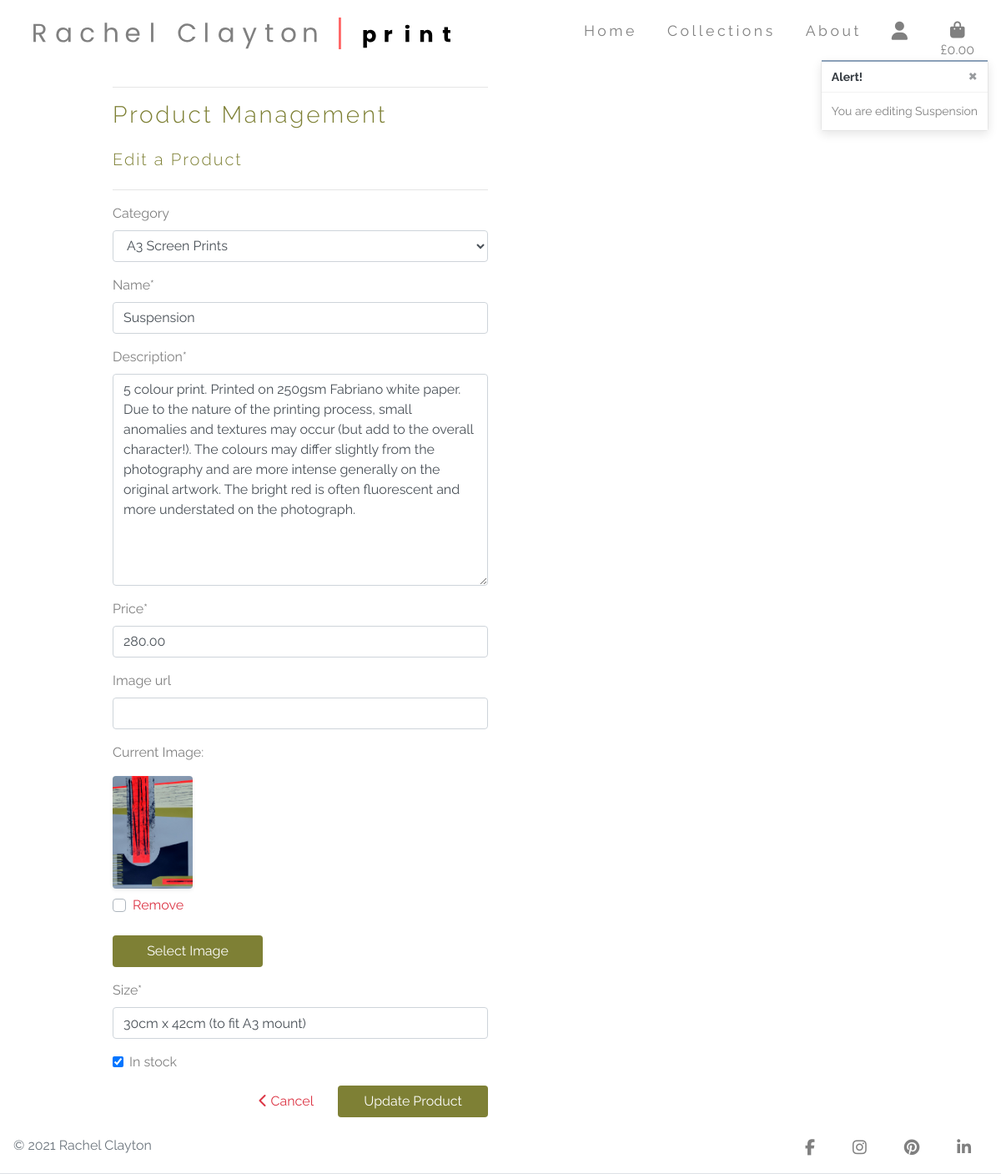
Page /products/edit/1/ (signed in) on the committed database.
### products/models.py (models this page shows, shortened)
class Product(models.Model):
    category = models.ForeignKey(
        'Category', null=True, blank=True, on_delete=models.SET_NULL)
    name = models.CharField(max_length=250)
    description = models.TextField()
    price = models.DecimalField(max_digits=6, decimal_places=2)
    image_url = models.URLField(max_length=1024, null=True, blank=True)
    image = models.ImageField(null=True, blank=True)
    size = models.CharField(max_length=50)
    in_stock = models.BooleanField(default=True)

### products/views.py (the view)
# urls.py: path('edit/<int:product_id>/', views.edit_product, name='edit_product'),
@login_required
def edit_product(request, product_id):
    if not request.user.is_superuser:
        messages.error(request, 'Sorry, only store owners can do that.')
        return redirect(reverse('home'))
    product = get_object_or_404(Product, pk=product_id)
    if request.method == 'POST':
        form = ProductForm(request.POST, request.FILES, instance=product)
        if form.is_valid():
            form.save()
            messages.success(request, 'Successfully updated product!')
            return redirect(reverse('product_detail', args=[product.id]))
        else:
            messages.error(request, 'Failed to update product. Please ensure the form is valid.')
    else:
        form = ProductForm(instance=product)
        messages.info(request, f'You are editing {product.name}')
    template = 'products/edit_product.html'
    context = {
        'form': form,
        'product': product,
    }
    return render(request, template, context)

### products/forms.py
class ProductForm(forms.ModelForm):
    class Meta:
        model = Product
        fields = '__all__'
    image = forms.ImageField(label='Image', required=False, widget=CustomClearableFileInput)
    def __init__(self, *args, **kwargs):
        super().__init__(*args, **kwargs)
        categories = Category.objects.all()
        friendly_names = [(c.id, c.get_friendly_name()) for c in categories]
        self.fields['category'].choices = friendly_names
        for field_name, field in self.fields.items():
            field.widget.attrs['class'] = 'rounded'

### bag/contexts.py (called while the page is built, shortened)
def bag_contents(request):
    bag_items = []
    total = 0
    product_count = 0
    bag = request.session.get('bag', {})
    vat = total * Decimal(settings.UK_VAT_PERCENTAGE / 100)
    grand_total = total + vat
    vat_percentage = grand_total - (vat * 5)
    context = {
        'bag_items': bag_items,
        'total': total,
        'product_count': product_count,
        'vat': settings.UK_VAT_PERCENTAGE,
        'grand_total': grand_total,
        'vat_percentage': vat_percentage,
    }
    return context

### products/models.py (called while the page is built)
    def get_friendly_name(self):
        return self.friendly_name

### products/templates/products/edit_product.html (shortened to what this page needs)
{% extends "base.html" %}
{% load static %}
{% block content %}
    <div class="overlay"></div>
    <div class="container">
        <div class="row">
            <div class="col-12 col-md-6">
                <hr>
                <h3 class="font-weight-light title-font mb-4">Product Management</h3>
                <h5 class="font-weight-light title-font mb-4">Edit a Product</h5>
                <hr>
            </div>
        </div>
        <div class="row">
            <div class="col-12 col-md-6">
                <form method="POST" action="{% url 'edit_product' product.id %}" class="form mb-2" enctype="multipart/form-data">
                    {% for field in form %}
                        {% if field.name != 'image' %}
                            {{ field | as_crispy_field }}
                        {% else %}
                            {{ field }}
                        {% endif %}
                    {% endfor %}
                    <div class="text-right">
                        <a href="{% url 'products' %}" class="btn btn-md text-danger mr-3">
                            <span class="icon">
                                <i class="fas fa-chevron-left"></i>
                            </span>
                            <span>Cancel</span>
                        </a>
                        <button class="rounded shop-now-button btn btn-md py-auto float-right" type="submit">Update Product</button>
                    </div>
                </form>
            </div>
        </div>
    </div>
{% endblock %}

### static/css/base.css (style rules this page uses)
html { height: 100%; }
body { height: calc(100vh - 164px); background-color: white; font-family: 'Raleway', sans-serif; color: #808080; }
.title-font { letter-spacing: .1em; color: #7E8035; }
* { -webkit-tap-highlight-color: rgba(236, 12, 12, 0) !important; -webkit-focus-ring-color: rgba(255, 255, 255, 0) !important; outline: none !important; }
.overlay { height: 100%; width: 100%; top: 0; left: 0; position: fixed; background: white; z-index: -1; }
.shop-now-button { background: #7E8035; color: white; min-width: 180px; }
@media (min-width: 1200px) { .container { max-width: 80%; } }

### rows in the picture
Product: category "A3 Screen Prints" "Suspension" "5 colour print. Printed on 250gsm Fabriano white paper. Due to the nature of the printing process, small anomalies and textures may occur (but add to the overall character!). The colours may differ slightly from the photography and are more intense generally on the original artwork. The bright red is often fluorescent and more understated on the photograph." "280.00" "30cm x 42cm (to fit A3 mount)" "☑"

### other values in the picture
{{ message }} "You are editing Suspension"
{{ widget.initial_text }} "Current Image"
{{ widget.clear_checkbox_label }} "Remove"
